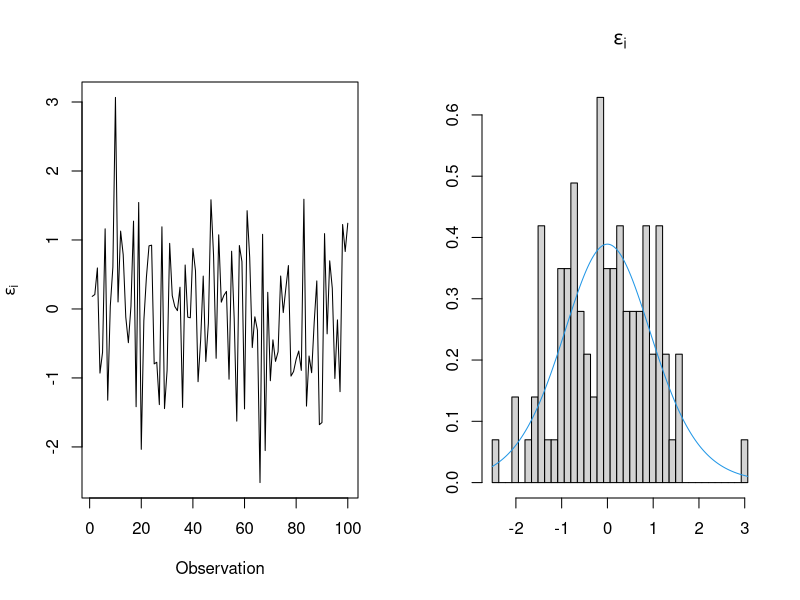
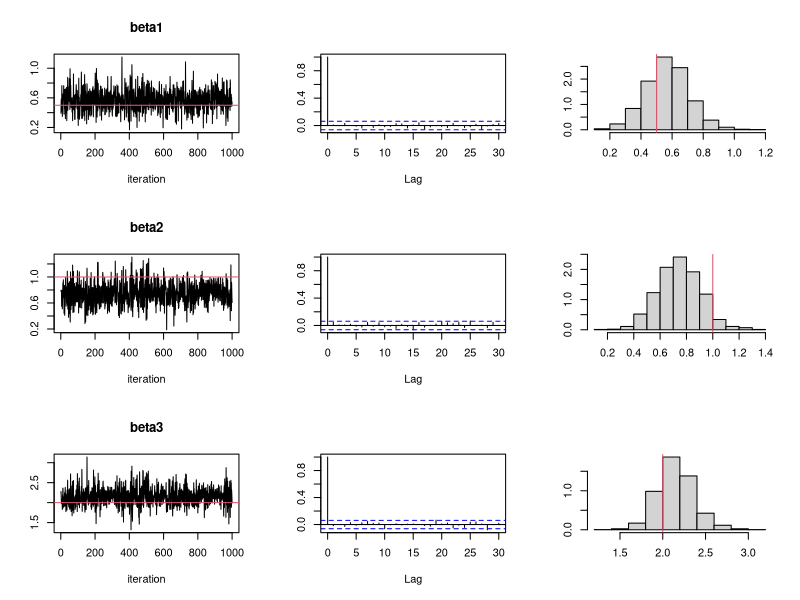
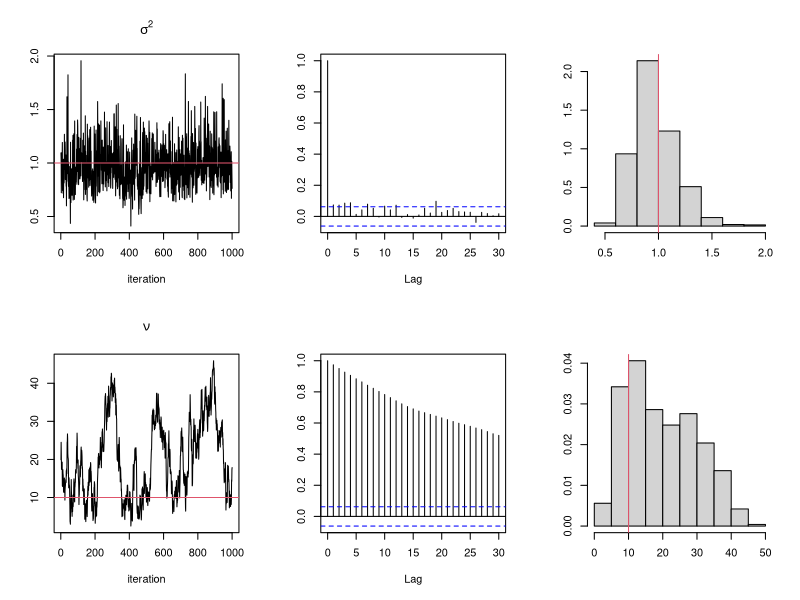

Generate these figures, in order, with R:
###########################################################################################
#
#  General linear model with Student t errors
#
###########################################################################################
#
# Author : Hedibert Freitas Lopes
#          Booth School of Business
#          University of Chicago
#          5807 South Woodlawn Avenue
#          Chicago, Illinois, 60637
#          Email : hlopes@ChicagoBooth.edu
#
###########################################################################################
rm(list=ls())

lfull=function(nu){(n*nu/2)*log(nu/2)-n*lgamma(nu/2)-eta*nu}

# Simulated data
# --------------
set.seed(12434)
n      = 100
nu     = 10
sigma2 = 1.0
p      = 3
beta   = c(0.5,1.0,2.0)
sigma  = sqrt(sigma2)
x      = matrix(rnorm(p*n),n,p)
omega  = 1/rgamma(n,nu/2,nu/2)
O      = sigma2*diag(omega)
error  = rnorm(n,0,sqrt(sigma2*omega))
y      = x%*%beta+error

# pdf(file="t-error1.pdf",width=10,height=8)
par(mfrow=c(1,2))
ts.plot(error,xlab="Observation",ylab=expression(epsilon[i]))
xxx = seq(min(error),max(error),length=40)
hist(error,prob=TRUE,breaks=xxx,xlab="",ylab="",main=expression(epsilon[i]))
xxx = seq(min(error),max(error),length=1000)
lines(xxx,dt(xxx/sigma,nu)/sqrt(sigma),col=4)
# dev.off()

# prior
# -----
b0      = rep(0,p)
V0      = diag(10,p)
iV0     = solve(V0)
iV0b0   = iV0%*%b0
nu0     = 5
s02     = 1.0
nu0.lam = 25
nu0n    = nu0+n
nu0s02  = nu0*s02

# Initial values
# --------------
ols   = lm(y~x-1)
b     = ols$coef
s2    = mean(ols$res^2)
iO    = diag(1/omega)
xiOx  = t(x)%*%iO%*%x
xiOy  = t(x)%*%iO%*%y
nu.l  = 10

# MCMC scheme
# -----------
set.seed(23164)
dd    = 0.25
burn  = 10000
M     = 1000
LAG   = 100
niter = burn+LAG*M
s2s   = rep(0,niter)
nuls  = rep(0,niter)
bs    = matrix(0,niter,3)
lams  = matrix(0,niter,n)
for (i in 1:niter){
  print(i)
  par2  = nu0s02 + t(y-x%*%b)%*%iO%*%(y-x%*%b)
  s2    = 1/rgamma(1,nu0n/2,par2/2)
  V1    = solve(iV0+xiOx/s2)
  b1    = V1%*%(iV0b0+xiOy/s2)
  b     = b1+t(chol(V1))%*%rnorm(p)
  lam   = rgamma(n,(nu.l+1)/2,(nu.l+(y-x%*%b)^2/s2)/2)
  eta   = 1/nu0.lam + 0.5*sum(log(1/lam)+lam)
  nu.ll = rnorm(1,nu.l,dd)
  accep = min(0,lfull(nu.ll)-lfull(nu.l))
  if (log(runif(1))<accep){
    nu.l = nu.ll
  }
  iO       = diag(lam)
  xOx      = t(x)%*%iO%*%x
  xiOy     = t(x)%*%iO%*%y
  s2s[i]   = s2
  bs[i,]   = t(b)
  lams[i,] = lam
  nuls[i]  = nu.l  
}
bs     = bs[seq(burn+1,niter,by=LAG),]
lams   = lams[seq(burn+1,niter,by=LAG),]
s2s    = s2s[seq(burn+1,niter,by=LAG)]
nuls   = nuls[seq(burn+1,niter,by=LAG)]
omegas = 1/lams

# pdf(file="t-error2.pdf",width=10,height=8)
par(mfrow=c(3,3))
for (i in 1:p){
  ts.plot(bs[,i],ylab="",xlab="iteration",main=paste("beta",i,sep=""))
  abline(h=beta[i],col=2)
  acf(bs[,i],ylab="",main="")
  hist(bs[,i],prob=T,xlab="",ylab="",main="")
  abline(v=beta[i],col=2)
}
# dev.off()


# pdf(file="t-error3.pdf",width=10,height=8)
par(mfrow=c(2,3))
ts.plot(s2s,ylab="",xlab="iteration",main=expression(sigma^2))
abline(h=sigma2,col=2)
acf(s2s,ylab="",main="")
hist(s2s,prob=T,xlab="",ylab="",main="")
abline(v=sigma2,col=2)
ts.plot(nuls,ylab="",xlab="iteration",main=expression(nu))
abline(h=nu,col=2)
acf(nuls,ylab="",main="")
hist(nuls,prob=T,xlab="",ylab="",main="")
abline(v=nu,col=2)
# dev.off()



